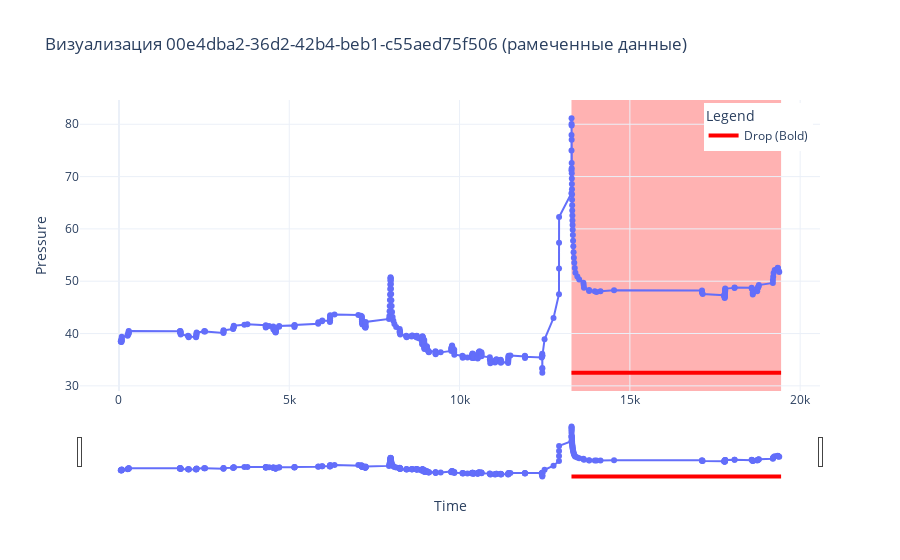

The cell this chart's notebook holds for it:
### Code cell
df_reduced1 = df1.loc[(df1["pressure"].diff().abs() > calc_threshold(df1)).fillna(True)]
plot_annotated_data(df_reduced1, gt_df, selected_file)

### Figure 1 — Plotly figure (JSON) as saved in the notebook; plotly's stock layout.template omitted (floating-point values rounded to 4 significant figures; data arrays with more than 128 entries replaced by an {"elided": "..."} marker saying what was removed)
{"data": [{"hovertemplate": "time=%{x}<br>pressure=%{y}<extra></extra>", "legendgroup": "", "line": {"color": "#636efa", "dash": "solid"}, "marker": {"symbol": "circle"}, "mode": "lines+markers", "name": "", "orientation": "v", "showlegend": false, "type": "scatter", "x": {"elided": "369 float values"}, "xaxis": "x", "y": {"elided": "369 float values"}, "yaxis": "y"}, {"line": {"color": "red", "width": 4}, "mode": "lines", "name": "Drop (Bold)", "type": "scatter", "x": [13290.0, 19440.0], "y": [32.51, 32.51]}], "layout": {"legend": {"title": {"text": "Legend"}, "tracegroupgap": 0, "x": 0.99, "xanchor": "right", "y": 0.99, "yanchor": "top"}, "shapes": [{"fillcolor": "red", "layer": "below", "line": {"width": 0}, "name": "Drop", "opacity": 0.3, "type": "rect", "x0": 13290.0, "x1": 19440.0, "xref": "x", "y0": 0, "y1": 1, "yref": "y domain"}], "title": {"text": "Визуализация 00e4dba2-36d2-42b4-beb1-c55aed75f506 (рамеченные данные)"}, "xaxis": {"anchor": "y", "domain": [0, 1], "rangeslider": {"visible": true}, "title": {"text": "Time"}, "type": "linear"}, "yaxis": {"anchor": "x", "domain": [0, 1], "fixedrange": false, "title": {"text": "Pressure"}}}}
